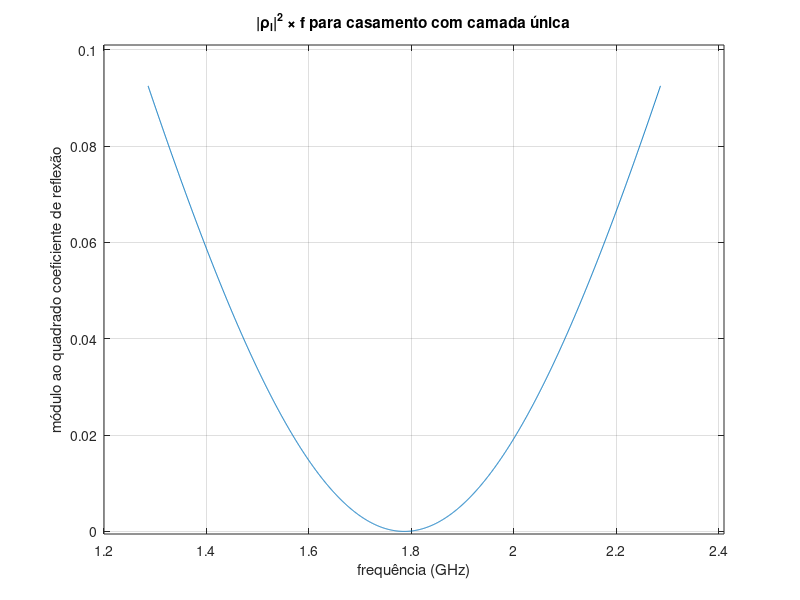
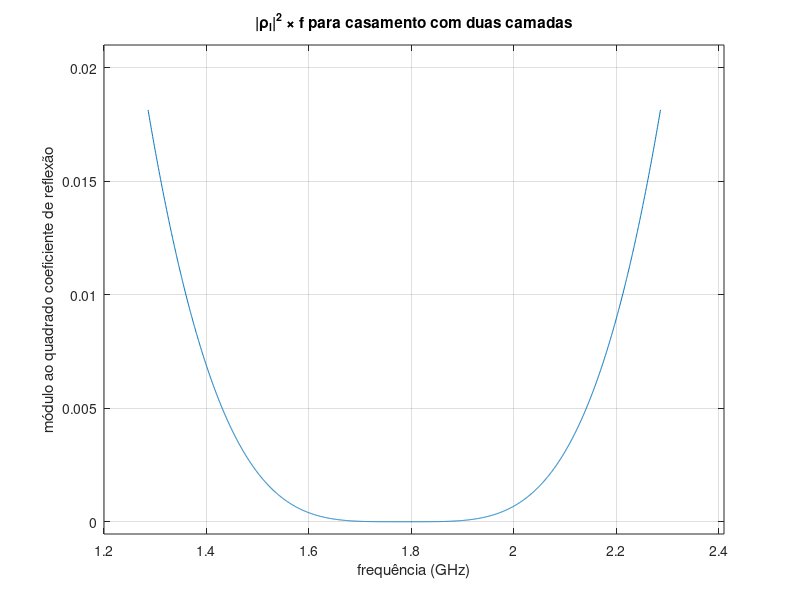

The MATLAB source for these figures, in order:
clear
nusp=13683786;
% PTC3314 - Ondas e Linhas: Exercicio-programa 3
% Guilherme Fortunato Miranda - NUSP: 13683786
% Prof. Luis Cezar Trintinalia
%
% Parte 1:
%
%  pr�-defini��es
mnp=mod(nusp,1000)/1000;
epsilon0 = 8.854e-12;
mi0 = 4e-7*pi;
%
%  c�lculos (item a)
disp 'item a';
f0 = 1+mnp; f0=f0*1e+9;                                                                 % dado
mi1 = mi0;                                                                     % considerado
mi2 = mi0;                                                                     % considerado
mi3 = mi0;                                                                     % considerado
epsilon1 = epsilon0;                                                           % dado
epsilon3 = 16*epsilon0;                                                         % dado
eta1 = sqrt(mi1/epsilon1);                                                     % eta = sqrt(mi/epsilon) (meio sem perdas)
eta3 = sqrt(mi3/epsilon3);                                                     % eta = sqrt(mi/epsilon) (meio sem perdas)
eta2 = sqrt(eta1*eta3);                                                        % dado
epsilon2 = mi2/(eta2^2);                                                        % epsilon = mi/(eta^2) (meio sem perdas)
disp 'epsilon2 (epsilon0) ='; disp (epsilon2/epsilon0);

k1 = 2*pi*f0*sqrt(mi1*epsilon1);                                               % k = omega*sqrt(mi*epsilon) (meio sem perdas)
k2 = 2*pi*f0*sqrt(mi2*epsilon2);                                               % k = omega*sqrt(mi*epsilon) (meio sem perdas)
k3 = 2*pi*f0*sqrt(mi3*epsilon3);                                               % k = omega*sqrt(mi*epsilon) (meio sem perdas)
lambda1 = 2*pi/k1;                                                             % lambda = 2*pi/k
lambda2 = 2*pi/k2;                                                             % lambda = 2*pi/k
lambda3 = 2*pi/k3;                                                             % lambda = 2*pi/k
d = lambda2/4;                                                                  % coef. de reflex�o nulo: eta adequado, d = (2*n + 1)*lambda/4
disp 'd (mm) ='; disp (d*10^3);

%
%  c�lculos (item b)
disp ' '; disp 'item b';
a = f0 - 0.5e+9;                                                               % freq��ncia inicial
b = f0 + 0.5e+9;                                                               % freq��ncia final
p = 0.5e+6;                                                                     % passo
x = [a:p:b];                                                                   % vetor abcissas
k1 = 2*pi*x*sqrt(mi1*epsilon1);                                                % k = omega*sqrt(mi*epsilon) (meio sem perdas)
k2 = 2*pi*x*sqrt(mi2*epsilon2);                                                % k = omega*sqrt(mi*epsilon) (meio sem perdas)
k3 = 2*pi*x*sqrt(mi3*epsilon3);                                                % k = omega*sqrt(mi*epsilon) (meio sem perdas)
Z3 = eta3;                                                                     % ZN = etaN (�ltimo meio)
gama23 = (Z3 - eta2)/(Z3 + eta2);                                              % gamaN,N+1 = (ZN+1 - etaN)/(ZN+1 + etaN)
Z2 = eta2*(1 + gama23*exp(-i*2*k2*(-d)))./(1 - gama23*exp(-i*2*k2*(-d)));      % ZN(z) = etaN*(1 + gamaN,N+1(z))/(1 - gamaN,N+1(z))
gama12 = (Z2 - eta1)./(Z2 + eta1);                                             % gamaN,N+1 = (ZN+1 - etaN)/(ZN+1 + etaN)
mgamaq23 = (abs(gama23))^2;                                                    % m�dulo ao quadrado de gama
mgamaq12 = (abs(gama12)).^2;                                                   % m�dulo ao quadrado de gama
y = mgamaq12;                                                                  % vetor ordenadas
figure 1;
plot(x*1e-9,y)
grid on;
axis([1.2 2.41 -0.00054 0.101]);
title('|\rho_l|^2 \times f para casamento com camada única')
ylabel('módulo ao quadrado coeficiente de reflexão')
xlabel('frequência (GHz)')
disp '|rho_l|^2 (f0-500MHz) ='; disp (y(1));
disp '|rho_l|^2 (f0) ='; disp (min(y));
disp '|rho_l|^2 (f0+500MHz) ='; disp (y(end));
%
%  c�lculos (item c)
disp ' '; disp 'item c';
n1 = 1001;                                                                       % ponto de freq��ncia 1,6786Hz
while mgamaq12(n1) <= 0.001,
    n1 = n1-2;                                                                 % ponto de freq��ncia m�nima da banda - 1MHz (2*p)
end
n2 = 1001;
while mgamaq12(n2) <= 0.001,
    n2 = n2+2;                                                                 % ponto de freq��ncia m�xima da banda + 1 MHz (2*p)
end
B = [x(n1+2),x(n2-2)];
deltaB = x(n2-2) - x(n1+2);
disp 'B (GHz) ='; disp (B*1e-9); disp 'deltaB (MHz) ='; disp (deltaB*1e-6);


%
% Parte 2:
%
clearvars -except mnp
disp ' '; disp 'Parte 2';
%  pr�-defini��es
epsilon0 = 8.854e-12;
mi0 = 4e-7*pi;
%
%  c�lculos (item a)
disp 'item a';
f0 = 1+mnp; f0=f0*1e+9;                                                                 % dado
mi1 = mi0;                                                                     % considerado
mi2 = mi0;                                                                     % considerado
mi3 = mi0;                                                                     % considerado
mi4 = mi0;                                                                     % considerado
epsilon1 = epsilon0;                                                           % dado
epsilon4 = 16*epsilon0;                                                         % dado
eta1 = sqrt(mi1/epsilon1);                                                     % eta = sqrt(mi/epsilon) (meio sem perdas)
eta4 = sqrt(mi4/epsilon4);                                                     % eta = sqrt(mi/epsilon) (meio sem perdas)
eta2 = sqrt(sqrt((eta1^3)*eta4));                                              % dado
eta3 = sqrt(sqrt(eta1*(eta4^3)));                                              % dado
epsilon2 = mi2/(eta2^2);                                                        % epsilon = mi/(eta^2) (meio sem perdas)
epsilon3 = mi3/(eta3^2);                                                        % epsilon = mi/(eta^2) (meio sem perdas)
k1 = 2*pi*f0*sqrt(mi1*epsilon1);                                               % k = omega*sqrt(mi*epsilon) (meio sem perdas)
k2 = 2*pi*f0*sqrt(mi2*epsilon2);                                               % k = omega*sqrt(mi*epsilon) (meio sem perdas)
k3 = 2*pi*f0*sqrt(mi3*epsilon3);                                               % k = omega*sqrt(mi*epsilon) (meio sem perdas)
k4 = 2*pi*f0*sqrt(mi4*epsilon4);                                               % k = omega*sqrt(mi*epsilon) (meio sem perdas)
lambda1 = 2*pi/k1;                                                             % lambda = 2*pi/k
lambda2 = 2*pi/k2;                                                             % lambda = 2*pi/k
lambda3 = 2*pi/k3;                                                             % lambda = 2*pi/k
lambda4 = 2*pi/k4;                                                             % lambda = 2*pi/k
d2 = lambda2/4;                                                                 % coef. de reflex�o nulo: eta adequado, d = (2*n + 1)*lambda/4
d3 = lambda3/4;                                                                 % coef. de reflex�o nulo: eta adequado, d = (2*n + 1)*lambda/4
disp 'epsilon2 (epsilon0) ='; disp (epsilon2/epsilon0);
disp 'epsilon3 (epsilon0) ='; disp (epsilon3/epsilon0);
disp 'd2 (mm) ='; disp (d2*1e3);
disp 'd3 (mm) ='; disp (d3*1e3);
%
%  c�lculos (item b)
disp ' '; disp 'item b';
a = f0 - 0.5e+9;                                                               % freq��ncia inicial
b = f0 + 0.5e+9;                                                               % freq��ncia final
p = 0.5e+6;                                                                     % passo
x = [a:p:b];                                                                   % vetor abcissas
k1 = 2*pi*x*sqrt(mi1*epsilon1);                                                % k = omega*sqrt(mi*epsilon) (meio sem perdas)
k2 = 2*pi*x*sqrt(mi2*epsilon2);                                                % k = omega*sqrt(mi*epsilon) (meio sem perdas)
k3 = 2*pi*x*sqrt(mi3*epsilon3);                                                % k = omega*sqrt(mi*epsilon) (meio sem perdas)
k4 = 2*pi*x*sqrt(mi4*epsilon4);                                                % k = omega*sqrt(mi*epsilon) (meio sem perdas)
Z4 = eta4;                                                                     % ZN = etaN (�ltimo meio)
gama34 = (Z4 - eta3)/(Z4 + eta3);                                              % gamaN,N+1 = (ZN+1 - etaN)/(ZN+1 + etaN)
Z3 = eta3*(1 + gama34*exp(-i*2*k3*(-d3)))./(1 - gama34*exp(-i*2*k3*(-d3)));    % ZN(z) = etaN*(1 + gamaN,N+1(z))/(1 - gamaN,N+1(z))
gama23 = (Z3 - eta2)./(Z3 + eta2);                                             % gamaN,N+1 = (ZN+1 - etaN)/(ZN+1 + etaN)
Z2 = eta2*(1 + gama23.*exp(-i*2*k2*(-d2)))./(1 - gama23.*exp(-i*2*k2*(-d2)));  % ZN(z) = etaN*(1 + gamaN,N+1(z))/(1 - gamaN,N+1(z))
gama12 = (Z2 - eta1)./(Z2 + eta1);                                             % gamaN,N+1 = (ZN+1 - etaN)/(ZN+1 + etaN)
mgamaq34 = (abs(gama34))^2;                                                    % m�dulo ao quadrado de gama
mgamaq23 = (abs(gama23)).^2;                                                   % m�dulo ao quadrado de gama
mgamaq12 = (abs(gama12)).^2;                                                   % m�dulo ao quadrado de gama
y = mgamaq12;                                                                  % vetor ordenadas
figure(2);
plot(x*1e-9,y)
grid on;
axis([1.2 2.41 -0.00054 0.021]);
title('|\rho_l|^2 \times f para casamento com duas camadas')
ylabel('módulo ao quadrado coeficiente de reflexão')
xlabel('frequência (GHz)')
disp '|rho_l|^2 (f0-500MHz) ='; disp (y(1));
disp '|rho_l|^2 (f0) ='; disp (min(y));
disp '|rho_l|^2 (f0+500MHz) ='; disp (y(end));
%
%  c�lculos (item c)
disp ' '; disp 'item c';
n1 = 1001;                                                                       % ponto de freq��ncia 1,645GHz
while mgamaq12(n1) <= 0.001,
    n1 = n1-2;                                                                 % ponto de freq��ncia m�nima da banda - 1
end
n2 = 1001;
while mgamaq12(n2) <= 0.001,
    n2 = n2+2;                                                                 % ponto de freq��ncia m�xima da banda + 1
end
B = [x(n1+2),x(n2-2)];
deltaB = x(n2-2) - x(n1+2);
disp 'B (GHz) ='; disp (B*1e-9); disp 'deltaB (MHz) ='; disp (deltaB*1e-6);

